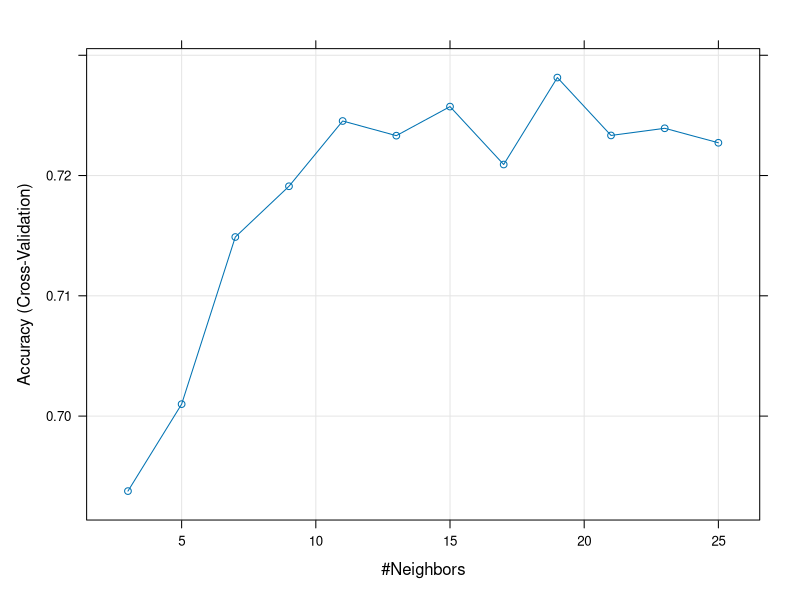

This figure's R source:

data <- read.csv("airbnb.csv", stringsAsFactors = F)

str(data)

# vraca listu elemenata
strsplit(data$amenities, split = ",")
# pretvara listu u vektor
unlist(strsplit(data$amenities, split = ","))
# vraca koliko odredjeni vektor ima elemenata
length(unlist(strsplit(data$amenities[1], split = ",")))

index <- c()

# prosli smo kroz sve elemente dataseta i uzeli indeks observacija
# koje imaju vise od 11 vrsta sadrzaja, i taj indeks dodali u vektor
# koji smo iznad napravili
for(x in 1:length(data$id)){
  # print(length(unlist(strsplit(data$amenities[x], split = ","))))
  ifelse(length(unlist(strsplit(data$amenities[x], split = ","))) > 11,
                                  yes = index <- append(index, x), no = print("no"))
}

# pravimo dataset samo sa vrednostima koje zadovoljavaju gornji uslov
data <- data[c(index), ]

# pravimo subset koji nema NA vrednosti za review_scores_rating
dataSub <- subset(data, !is.na(data$review_scores_rating))

apply(dataSub, MARGIN = 2, FUN = function(x) sum(is.na(x)))
apply(dataSub, MARGIN = 2, FUN = function(x) sum(x == "-", na.rm = T))
apply(dataSub, MARGIN = 2, FUN = function(x) sum(x == "", na.rm = T))
apply(dataSub, MARGIN = 2, FUN = function(x) sum(x == " ", na.rm = T))
# vidimo da kolone bathrooms, bedrooms i beds imaju 6, 7 i 2 NA vrednosti respektivno
# posto su to numericke varijable, radimo shapiro test i ako imaju
# normalnu raspodelu, menjacemo ih srednjom vrednoscu, a ako nemaju, onda medijanom
# (napomena: mozemo i prvo da pretvorimo u faktor, ali opet cemo dobiti iste vrednosti
# tako da ne morate da se brinete)
shapiro.test(dataSub$bedrooms)
shapiro.test(dataSub$bathrooms)
shapiro.test(dataSub$beds)
medijanaBedrooms <- median(dataSub$bedrooms, na.rm = TRUE)
medijanaBedrooms
medijanaBathrooms <- median(dataSub$bathrooms, na.rm = TRUE)
medijanaBathrooms
medijanaBeds <- median(dataSub$beds, na.rm = TRUE)
medijanaBeds

# menjamo NA vrednosti medijanom te kolone
dataSub$bedrooms[is.na(dataSub$bedrooms)] <- medijanaBedrooms
dataSub$bathrooms[is.na(dataSub$bathrooms)] <- medijanaBathrooms
dataSub$beds[is.na(dataSub$beds)] <- medijanaBeds

str(dataSub)
summary(dataSub)

# izbacicemo varijable: 
# id jer nece imati nikakav uticaj na izlaznu varijablu
# name takodje
# property_type jer nam nije numericka varijabla i sam tip akomodacije ne utice na cenu
# amenities jer smo nju iskoristili za pravljenje novog dataseta
dataSub$id <- NULL
dataSub$name <- NULL
dataSub$property_type <- NULL
dataSub$amenities <- NULL

# varijablu price cemo pretvoriti u numericku varijablu
# ovo sam morao da uradim da bih pretvorio u numeric, izbacio sam dolar znak $
dataSub$price <- gsub("[^0-9.]", "", dataSub$price)
dataSub$price <- as.numeric(dataSub$price)

medijanaPrice <- median(dataSub$price)
medijanaPrice
dataSub$expensive <- ifelse(dataSub$price > medijanaPrice, yes = "yes", no = "no")

dataSub$expensive <- as.factor(dataSub$expensive)
dataSub$price <- NULL

summary(dataSub)

# kad izvrsimo sledecu funkciju, pise nam za svaku varijablu
# koliko ima outlajera
apply(X = dataSub[,1:7], 2, FUN = function(x) length(boxplot.stats(x)$out))
# posto ima outlajera moramo da uradimo standardizaciju
# na koji nacin zavisi da li varijabla ima ili nema normalnu raspodelu
apply(X = dataSub[,1:7], 2, FUN = function(x) shapiro.test(x))
# nijedna nema normalnu raspodelu, standardizujemo na sledeci nacin

# samo ove 4 kolone cemo da standardizujemo, jer ostale vec imaju mali opseg vrednosti
# ako pokusamo da standardizujemo bedrooms, dobicemo INFINITE vrednosti jer imamo
# i 0 (NULE) kao vrednosti, tako da preskacemo ove koje vec imaju nizak opseg vrednosti
data.std <- apply(X = dataSub[,c(1,2,4:7)], 2, FUN = function(x) scale(x, center = median(x), scale = IQR(x)))
data.std <- as.data.frame(data.std)

# dodajemo ostale kolone u standradizovani dataset
# data.std$bathrooms <- dataSub$bathrooms
data.std$bedrooms <- dataSub$bedrooms
# data.std$beds <- dataSub$beds
data.std$expensive <- dataSub$expensive

summary(data.std)

# zavrsili smo sa standardizacijom, sada pravimo trening i test setove

library(caret)
set.seed(1010)
indexes <- createDataPartition(data.std$expensive, p = 0.8, list = FALSE)
train.data <- data.std[indexes, ]
test.data <- data.std[-indexes, ]

# krosvalidacija za 10 iteracija
library(e1071)
library(caret)
numFolds <- trainControl(method = "cv", number = 10) 
# za sledecu funkciju smo izabrali neparne brojeve od 3 do 25
# jer nam je K koliko najblizih vrednosti gledamo
# i mora da bude neparan da bi jedna klasa bila dominantnija
# u odnosu na drugu
kGrid = expand.grid(.k = seq(from = 3, to = 25, by = 2))
# OBAVEZNO SET.SEED !!!
# funkcija ispod je kao rpart kod klasifikacionih stabala
# samo za method pisemo knn, za trControl numFolds koji smo dobili iznad
# i za tuneGrid kGrid koji smo dobili iznad

set.seed(1010)
# KUCAS "train(" U CHEATSHEETU
knn.cv <- train(x = train.data[,-8],
                y = train.data$expensive,
                method = "knn",
                trControl = numFolds,
                tuneGrid = kGrid)

knn.cv
plot(knn.cv)
# dobili smo da je najbolji value za k = 19, to mozemo uzeti linjom koda ispod

best_k <- knn.cv$bestTune$k

# pravimo model sa najboljom k vrednoscu
library(class)
knn.pred <- knn(train = train.data[,-8], # training data without the output (class) variable
                test = test.data[,-8], # test data without the output (class) variable
                cl = train.data$expensive, # output (class) variable is specified here
                k = best_k)

# Yes nam je pozitivna klasa
getEvaluationMetrics <- function(cm){
  
  TP <- cm[2,2]
  TN <- cm[1,1]
  FP <- cm[1,2]
  FN <- cm[2,1]
  
  accuracy <- sum(diag(cm)) / sum(cm)
  precision <- TP / (TP + FP)
  recall <- TP / (TP + FN)
  F1 <- (2*precision*recall) / (precision + recall)
  
  c(Accuracy = accuracy, 
    Precision = precision, 
    Recall = recall, 
    F1 = F1)
  
}

# predvidjamo vrednosti
knn.cm <- table(true = test.data$expensive, predicted = knn.pred)
knn.cm
# model nam izgleda veoma dobro, veliku vecinu vrednosti smo
# predvideli tacno, kao sto vidimo po glavnoj dijagonali
# vidimo da ce nam biti veci accuracy i da cemo imati precision nesto bolji od recalla

# racunamo metrike
knn.eval <- getEvaluationMetrics(knn.cm)
knn.eval

# accuracy = procenat tacnih predikcija, ovde smo od ukupnog broja observacija
# u test setu, sto je 413, tacno predvideli 271, pa nam je tacnost malo niza, 0.656

# precision = udeo onih koje smo predvideli da su pozitivne koje su stvarno pozitivne
# ovde smo od 192 observacije za koje smo rekli da imaju skup smestaj, 
# pogodili 128 da jesu skupi,
# ali smo za 64 pogresili, rekli da su skupi, a zapravo nisu, pa nam je precision 0.667

# recall = udeo observacija koje su stvarno pozitivne koje smo predvideli da su pozitivne
# ovde smo od 206 skupih smestaja, tacno predivdeli 128, a za 78 smo rekli da je nisu skupi
# umesto da jesu, pa smo dobili nesto manji recall od precisiona, 0.621

# F1 = sluzi za evaluaciju modela kada su precision i recall u balansu, 
# govori koliko je dobar model, ovde nam je vrednost F1 statistike 0.643





